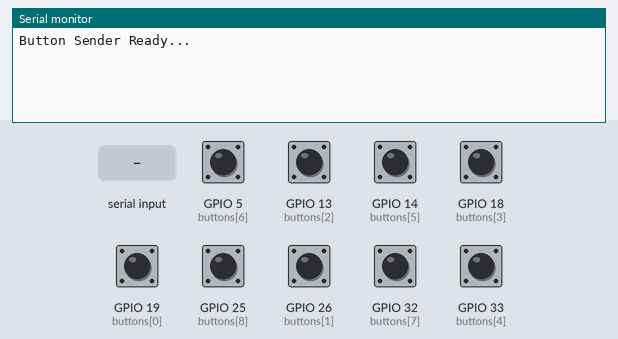
Simulated run of this sketch. Board: ESP32. Shown: the last lines printed to the serial monitor. Inputs (shaded band) come from the test bench; at power-on: GPIO 5 (buttons[6]), GPIO 13 (buttons[2]), GPIO 14 (buttons[5]), GPIO 18 (buttons[3]), GPIO 19 (buttons[0]), GPIO 25 (buttons[8]), GPIO 26 (buttons[1]), GPIO 32 (buttons[7]), GPIO 33 (buttons[4]) HIGH.

Above: at 1.2 s.
1.3 s: GPIO 5 (buttons[6]) pulled LOW for 0.15 s
At 2.3 s:
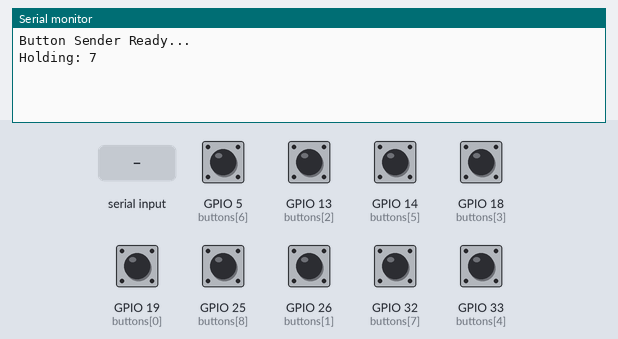
2.9 s: "1\n" received over the second serial link
At 3.7 s:
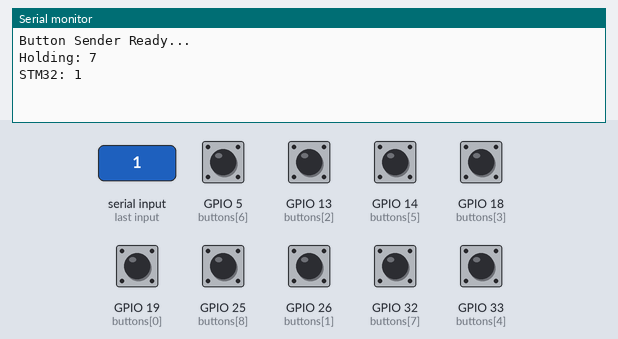
4.4 s: GPIO 13 (buttons[2]) pulled LOW for 0.15 s
At 5.1 s:
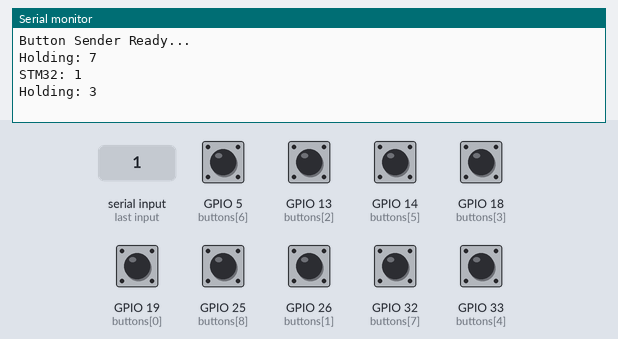
6.0 s: GPIO 14 (buttons[5]) pulled LOW for 0.15 s
At 6.9 s:
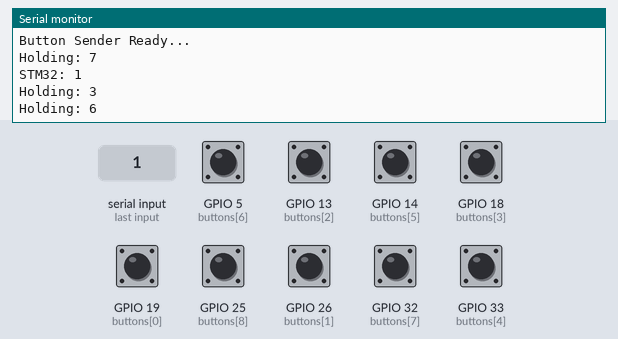
7.6 s: GPIO 18 (buttons[3]) pulled LOW for 0.15 s
At 8.9 s:
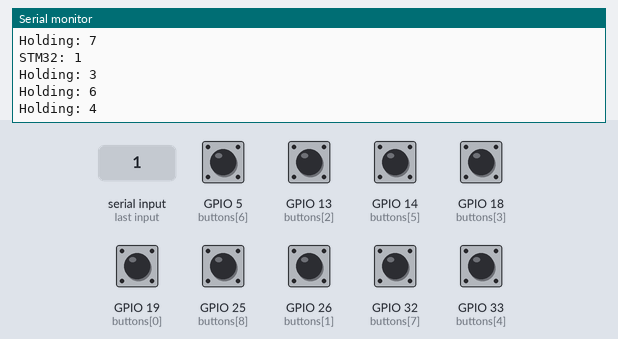
9.2 s: GPIO 19 (buttons[0]) pulled LOW for 0.15 s
At 9.7 s:
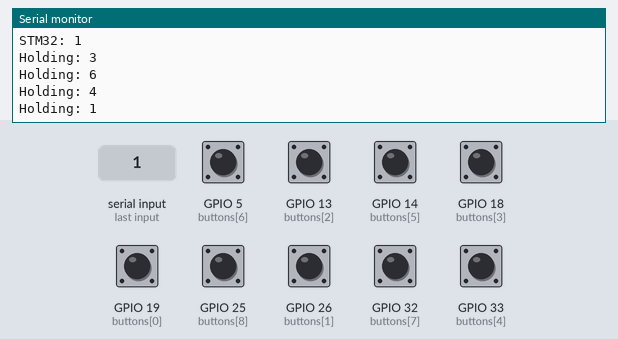
Timing chart, 0 to 11.8 s (numbered marks = the images above; inputs shaded):
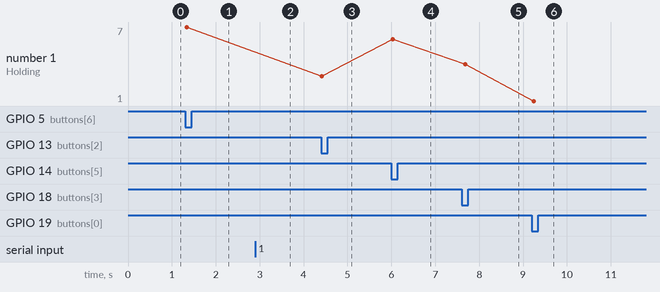

The sketch:

ver_3.ino
```cpp
int buttons[] = { 19, 26, 13, 18, 33, 14, 5, 32, 25 };
int buttonID[] = { 1, 2, 3, 4, 5, 6, 7, 8, 9 };
int total = sizeof(buttons) / sizeof(buttons[0]);

int lastStableState[20];

int readStable(int pin) {
  int a = digitalRead(pin);
  delay(5);
  int b = digitalRead(pin);
  delay(5);
  int c = digitalRead(pin);

  if (a == b && b == c)
    return a;
  return HIGH;
}

void setup() {
  Serial.begin(115200);

  Serial2.begin(115200, SERIAL_8N1, 16, 17);  // RX=16, TX=17

  for (int i = 0; i < total; i++) {
    pinMode(buttons[i], INPUT_PULLUP);
    lastStableState[i] = HIGH;
  }

  Serial.println("Button Sender Ready...");
}

void loop() {

  // Read message from STM32 (optional monitoring)
  if (Serial2.available()) {
    String msg = Serial2.readStringUntil('\n');
    Serial.print("STM32: ");
    Serial.println(msg);
  }

  // Continuous hold detection
  for (int i = 0; i < total; i++) {

    int state = readStable(buttons[i]);

    if (state == LOW) {  // button pressed & held
      Serial2.print("BTN:");
      Serial2.println(buttonID[i]);

      Serial.print("Holding: ");
      Serial.println(buttonID[i]);

      delay(50);  // controls sending speed (20 msgs/sec)
    }
  }
}
```

Measured:
- after the input at 1.3 s, the serial monitor: prints a new line at once (image 1)
- after the input at 2.9 s, the serial monitor: prints a new line at once (image 2)
- after the input at 4.4 s, the serial monitor: prints a new line at once (image 3)
- after the input at 6.0 s, the serial monitor: prints a new line at once (image 4)
- after the input at 7.6 s, the serial monitor: prints a new line after 0.08 s (image 5)
- after the input at 9.2 s, the serial monitor: prints a new line at once (image 6)
- plotted number 1: 7 → 3 after the input at 4.4 s, 3 → 6 after the input at 6.0 s, 6 → 4 after the input at 7.6 s, 4 → 1 after the input at 9.2 s
